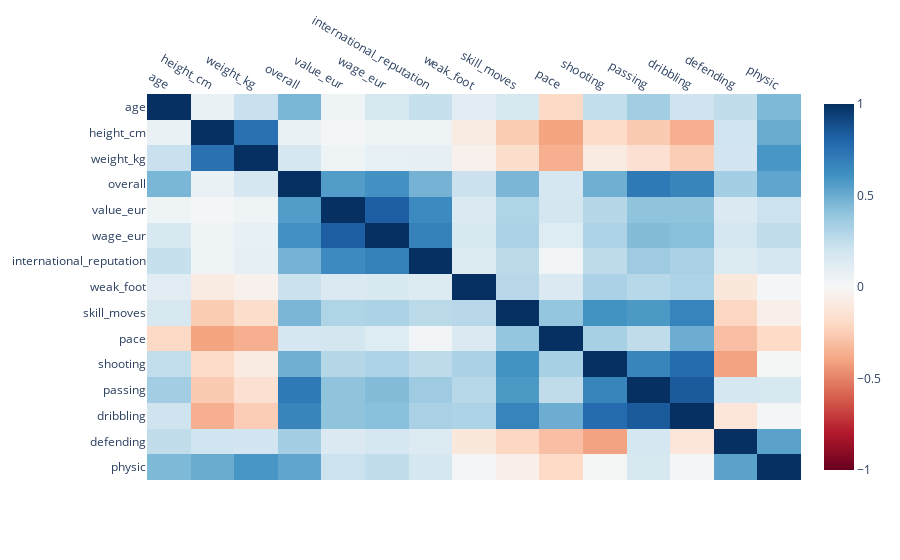

Notebook code for this chart:
### Code cell
corr = skills_df.corr().to_numpy()
fig = px.imshow(
    corr,
    aspect="auto",
    x=skills,
    y=skills,
    color_continuous_scale="RdBu",
    color_continuous_midpoint=0,
)
fig.update_xaxes(side="top")
fig.show()

### Figure 1 — Plotly figure (JSON) as saved in the notebook; plotly's stock layout.template omitted (floating-point values rounded to 4 significant figures; data arrays with more than 128 entries replaced by an {"elided": "..."} marker saying what was removed)
{"data": [{"coloraxis": "coloraxis", "hovertemplate": "x: %{x}<br>y: %{y}<br>color: %{z}<extra></extra>", "name": "0", "type": "heatmap", "x": ["age", "height_cm", "weight_kg", "overall", "value_eur", "wage_eur", "international_reputation", "weak_foot", "skill_moves", "pace", "shooting", "passing", "dribbling", "defending", "physic"], "xaxis": "x", "y": ["age", "height_cm", "weight_kg", "overall", "value_eur", "wage_eur", "international_reputation", "weak_foot", "skill_moves", "pace", "shooting", "passing", "dribbling", "defending", "physic"], "yaxis": "y", "z": {"elided": "15x15 float values"}}], "layout": {"coloraxis": {"cmid": 0, "colorscale": [[0, "rgb(103,0,31)"], [0.1, "rgb(178,24,43)"], [0.2, "rgb(214,96,77)"], [0.3, "rgb(244,165,130)"], [0.4, "rgb(253,219,199)"], [0.5, "rgb(247,247,247)"], [0.6, "rgb(209,229,240)"], [0.7, "rgb(146,197,222)"], [0.8, "rgb(67,147,195)"], [0.9, "rgb(33,102,172)"], [1, "rgb(5,48,97)"]]}, "margin": {"t": 60}, "xaxis": {"anchor": "y", "domain": [0, 1], "side": "top"}, "yaxis": {"anchor": "x", "autorange": "reversed", "domain": [0, 1]}}}
